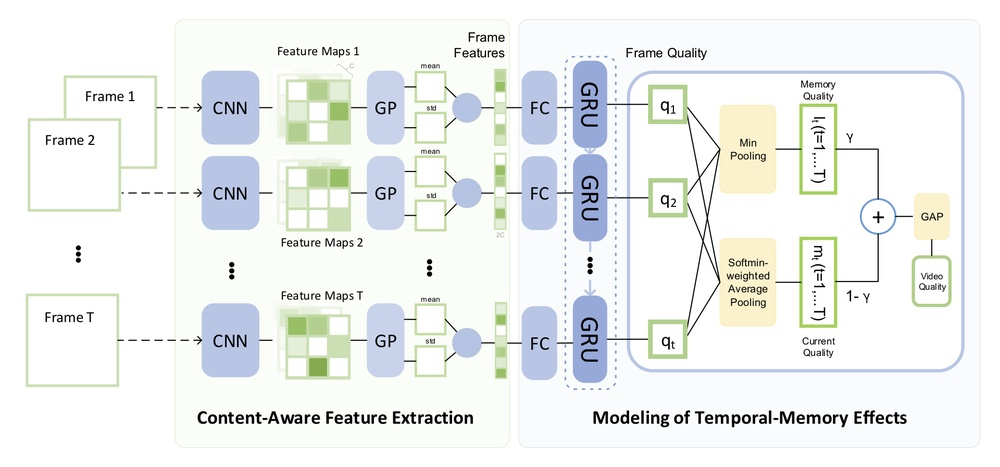
%> input picture src/llve/metrics/VSFA/Framework.jpg, 1000 x 467 px, shrunk from 1920 x 896 before the run
$ octave --eval "result = FADE(imread('../VSFA/Framework.jpg'));"   (GNU Octave 9; MATLAB toolbox functions it lacks are replaced by stand-ins)
%> lines starting %> are read from the running program, lines starting %| are printed output that depends on the picture
### src/llve/metrics/PCQI/CE.m
function [CE_gray, CE_by, CE_rg] = CE(I)

% Input
    % I: input image
% Output
    % Perceived Contrast Energy for gray, blue-yellow, red-green color channels

% parameters
    % In this code, I followed Groen's experiment [28]: fixed sigma, weight, t1, t2,and t3
    % sigma: 0.16 degree =~ 3.25pixel, filter windows =~ 20 x 20 = (-3.25*3:1:3.25*3)
    % semisaturation: 0.1
    % t1, t2, t3 follows the EmpiricalNoiseThreshold used in [28]


    % Basic parameters
    sigma               = 3.25;
    semisaturation      = 0.1;
    t1                  = 9.225496406318721e-004 *255; %0.2353; %
    t2                  = 8.969246659629488e-004 *255; %0.2287; %
    t3                  = 2.069284034165411e-004 *255; %0.0528; %
    border_s            = 20;

    % Gaussian & LoG & Retification, Normalization(?)
    break_off_sigma     = 3;
    filtersize          = break_off_sigma*sigma;
    x                   = -filtersize:1:filtersize;
    Gauss               = 1/(sqrt(2 * pi) * sigma)* exp((x.^2)/(-2 * sigma * sigma) );
    Gauss               = Gauss./(sum(Gauss));
    Gx                  = (x.^2/sigma^4-1/sigma^2).*Gauss;  %LoG
    Gx                  = Gx-sum(Gx)/size(x,2);
    Gx                  = Gx/sum(0.5*x.*x.*Gx);

    % Color conversion
    I                 = double(I);
    R                   = I(:,:,1);
    G                   = I(:,:,2);
    B                   = I(:,:,3);
    gray                = 0.299*R + 0.587*G + 0.114*B;
    by                  = 0.5*R + 0.5*G - B  ;
    rg                  = R - G;
    [row col dim]       = size(I);
    CE_gray             = double(zeros(row, col));
    CE_by               = double(zeros(row, col));
    CE_rg               = double(zeros(row, col));

    % CE_Gray
    gray_temp1          = border_in(gray,border_s);
    Cx_gray             = conv2(gray_temp1, Gx, 'same');
    Cy_gray             = conv2(gray_temp1, Gx','same');
    C_gray_temp2        = sqrt(Cx_gray.^2+Cy_gray.^2);
    C_gray              = border_out(C_gray_temp2,border_s);
    R_gray              = (C_gray.*max(C_gray(:)))./(C_gray+(max(C_gray(:))*semisaturation));
    R_gray_temp1        = R_gray - t1;
    index1              = find(R_gray_temp1 > 0.0000001);
    CE_gray(index1)     = R_gray_temp1(index1);

    % CE_by
    by_temp1            = border_in(by,border_s);
    Cx_by               = conv2(by_temp1, Gx, 'same');
    Cy_by               = conv2(by_temp1, Gx','same');
    C_by_temp2          = sqrt(Cx_by.^2+Cy_by.^2);
    C_by                = border_out(C_by_temp2,border_s);
    R_by                = (C_by.*max(C_by(:)))./(C_by+(max(C_by(:))*semisaturation));
    R_by_temp1          = R_by - t2;
    index2              = find(R_by_temp1 > 0.0000001);
    CE_by(index2)       = R_by_temp1(index2);

    % CE_rg
    rg_temp1            = border_in(rg,border_s);
    Cx_rg               = conv2(rg_temp1, Gx, 'same');
    Cy_rg               = conv2(rg_temp1, Gx','same');
    C_rg_temp2          = sqrt(Cx_rg.^2+Cy_rg.^2);
    C_rg                = border_out(C_rg_temp2,border_s);
    R_rg                = (C_rg.*max(C_rg(:)))./(C_rg+(max(C_rg(:))*semisaturation));
    R_rg_temp1          = R_rg - t3;
    index3              = find(R_rg_temp1 > 0.0000001);
    CE_rg(index3)       = R_rg_temp1(index3);

### src/llve/metrics/PCQI/FADE.m
function [D, D_map] = FADE(I)
    % Input: a test image, I
    % Output: perceptual fog density D and fog density map D_map
    % Detail explanation:
    % L. K. Choi, J. You, and A. C. Bovik, "Referenceless Prediction of Perceptual Fog Density and Perceptual Image Defogging",
    % IEEE Transactions on Image Processing, to appear (2015).

    %% Basic setup
            ps                      = 8;                                            % patch size 8 x 8 pixels
        % Size of a test image for checking possilbe distinct patches
            [row, col, dim]           = size(I);
%> row = 467; col = 1000; dim = 3
            patch_row_num           = floor(row/ps);
%> patch_row_num = 58
            patch_col_num           = floor(col/ps);
%> patch_col_num = 125
            I                       = I(1:patch_row_num*ps,1:patch_col_num*ps,1:3);
            [row, col, dim]           = size(I);
%> row = 464
            patch_row_num           = floor(row/ps);
            patch_col_num           = floor(col/ps);
            I                       = I(1:patch_row_num*ps,1:patch_col_num*ps,1:3);
        % RGB and gray channel
            R                       = double(I(:,:,1));                             % Red
            G                       = double(I(:,:,2));                             % Green
            B                       = double(I(:,:,3));                             % Blue
            Ig                      = double(rgb2gray(I));                          % Gray
        % Dark channel prior image: Id, pixel-wise, scaled to [0 1]
            Irn                     = R./255;
            Ign                     = G./255;
            Ibn                     = B./255;
            Id                      = min(min(Irn,Ign),Ibn);
        % HSV color space: saturation image: Is
            I_hsv                   = rgb2hsv(I);
%> I_hsv: size 464x1000x3 double; mean H, S, V 0.258, 0.0452, 0.957
            Is                      = I_hsv(:,:,2);
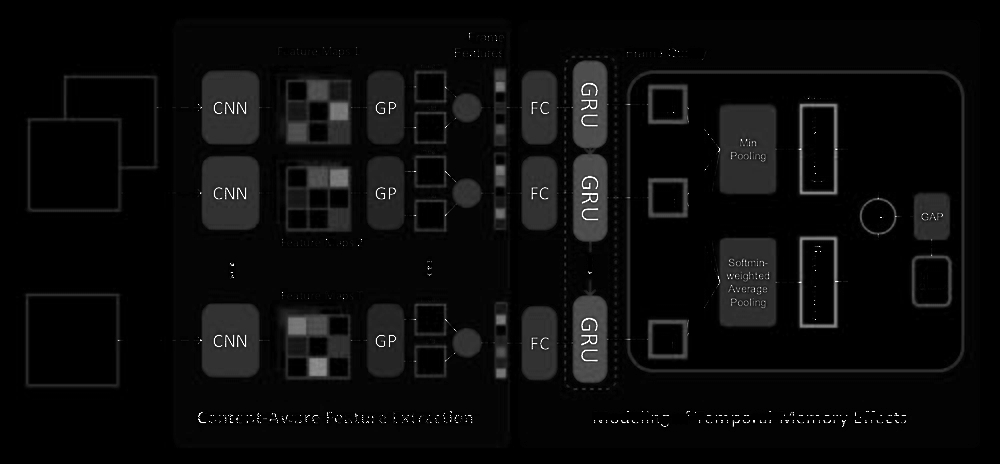
%> Is: size 464x1000 double; min 0, max 1, mean 0.0452
        % MSCN
            MSCN_window             = fspecial('gaussian',7,7/6);
            MSCN_window             = MSCN_window/sum(sum(MSCN_window));
            warning('off');
            mu                      = imfilter(Ig,MSCN_window,'replicate');
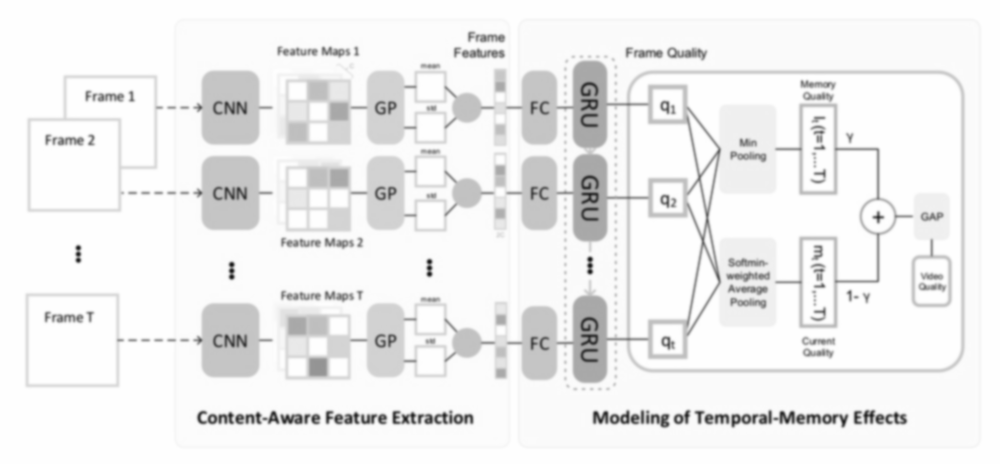
%> mu: size 464x1000 double; min 27.08, max 255, mean 239.7
            mu_sq                   = mu.*mu;
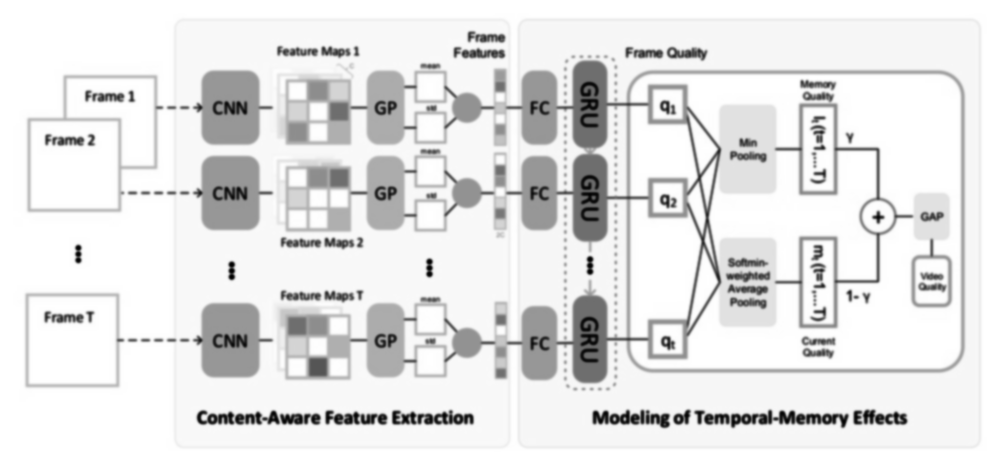
%> mu_sq: size 464x1000 double; min 733.4, max 65025, mean 58299; drawn with min black and max white
            sigma                   = sqrt(abs(imfilter(Ig.*Ig,MSCN_window,'replicate') - mu_sq));
            MSCN                    = (Ig-mu)./(sigma+1);
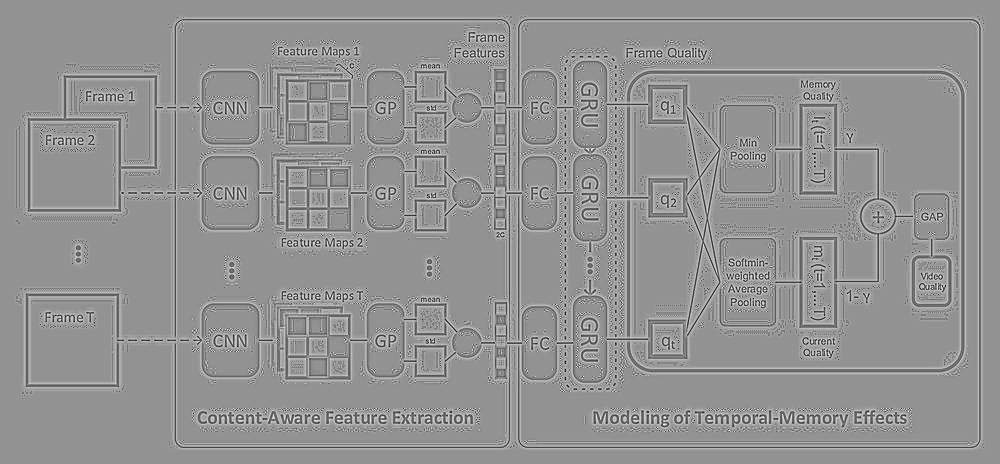
%> MSCN: size 464x1000 double; min -2.23, max 1.66, mean 0.0176; drawn with min black and max white
            cv                      = sigma./mu;
        % rg and by channel
            rg                      = R-G;
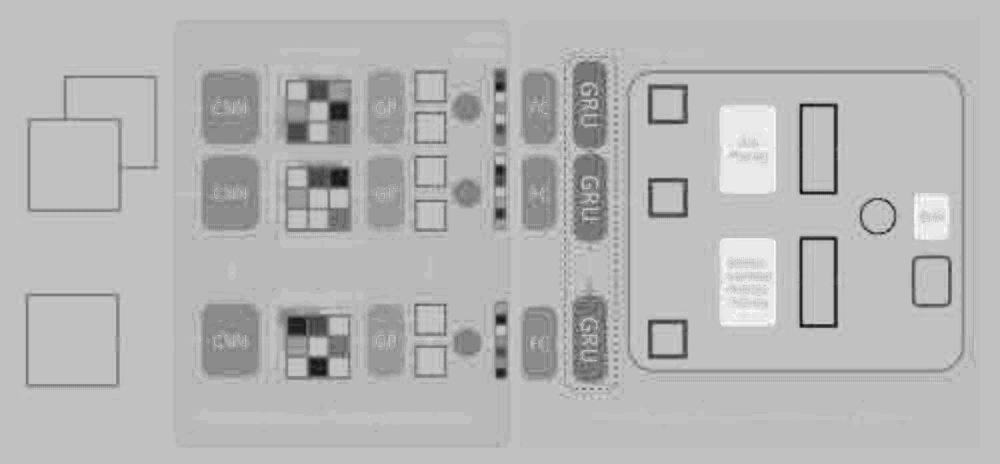
%> rg: size 464x1000 double; min -47, max 15, mean -2.64; drawn with min black and max white
            by                      = 0.5*(R+G)-B;
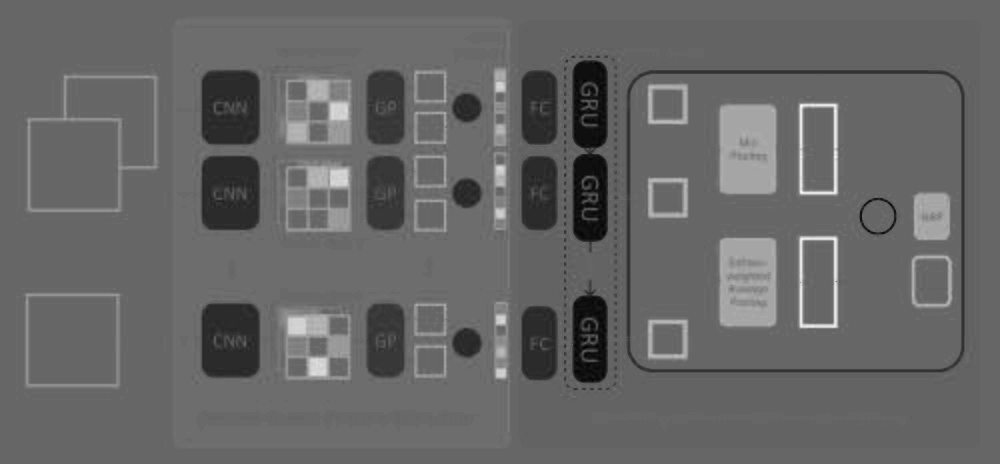
%> by: size 464x1000 double; min -67, max 99, mean -0.2; drawn with min black and max white

    %% Fog aware statistical feature extraction
        % f1
            MSCN_var                = reshape(var(im2col(MSCN, [ps ps], 'distinct'), "omitnan"),[row col]/ps);
        % f2,f3
            MSCN_V_pair_col         = im2col((MSCN.*circshift(MSCN,[1 0])),[ps ps], 'distinct'); %vertical
            MSCN_V_pair_col_temp1   = MSCN_V_pair_col; MSCN_V_pair_col_temp1(MSCN_V_pair_col_temp1>0)=NaN;
            MSCN_V_pair_col_temp2   = MSCN_V_pair_col; MSCN_V_pair_col_temp2(MSCN_V_pair_col_temp2<0)=NaN;
            MSCN_V_pair_L_var       = reshape(var(MSCN_V_pair_col_temp1, "omitnan"),[row col]/ps);
            MSCN_V_pair_R_var       = reshape(var(MSCN_V_pair_col_temp2, "omitnan"),[row col]/ps);
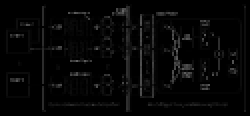
%> MSCN_V_pair_R_var: size 58x125 double (shown 2 times larger); min 0, max 0.396, mean 0.0263
        % f4
            Mean_sigma              = reshape(mean(im2col(sigma, [ps ps], 'distinct')),[row col]/ps);
        % f5
            Mean_cv                 = reshape(mean(im2col(cv, [ps ps], 'distinct')),[row col]/ps);
        % f6, f7, f8
            [CE_gray CE_by CE_rg]   = CE(I);
%> the run ends on the next line
            Mean_CE_gray            = reshape(mean(im2col(CE_gray, [ps ps], 'distinct')),[row col]/ps);
            Mean_CE_by              = reshape(mean(im2col(CE_by, [ps ps], 'distinct')),[row col]/ps);
            Mean_CE_rg              = reshape(mean(im2col(CE_rg, [ps ps], 'distinct')),[row col]/ps);
        % f9
            IE_temp                 = num2cell(im2col(uint8(Ig), [ps ps], 'distinct'),1);
            IE                      = reshape(cellfun(@entropy,IE_temp),[row col]/ps);
        % f10
            Mean_Id                 = reshape(mean(im2col(Id, [ps ps], 'distinct')),[row col]/ps);
        % f11
            Mean_Is                 = reshape(mean(im2col(Is, [ps ps], 'distinct')),[row col]/ps);
        % f12
            CF                      = reshape(sqrt(std(im2col(rg, [ps ps], 'distinct')).^2 + std(im2col(by, [ps ps], 'distinct')).^2) + 0.3* sqrt(mean(im2col(rg, [ps ps], 'distinct')).^2 + mean(im2col(by, [ps ps], 'distinct')).^2),[row col]/ps);
        feat                        = [MSCN_var(:) MSCN_V_pair_R_var(:) MSCN_V_pair_L_var(:) Mean_sigma(:) Mean_cv(:) Mean_CE_gray(:) Mean_CE_by(:) Mean_CE_rg(:) IE(:) Mean_Id(:) Mean_Is(:) CF(:)];
        feat                        = log(1 + feat);

    %% MVG model distance
        %Df (foggy level distance) for each patch
        % load natural fogfree image features (mu, cov)
            load('natural_fogfree_image_features_ps8.mat');
        % test param for each patch
            mu_fog_param_patch      = feat;
            cov_fog_param_patch     = var(feat', "omitnan")';
        % Distance calculation - includes intermediate steps
            feature_size            = size(feat,2);
            mu_matrix               = repmat(mu_fogfreeparam, [size(feat,1),1]) - mu_fog_param_patch;
            cov_temp1               = [];
            cov_temp1(cumsum(feature_size.*ones(1,length(cov_fog_param_patch))))=1;
            cov_temp2               = cov_fog_param_patch(cumsum(cov_temp1)-cov_temp1+1,:);
            cov_temp3               = repmat(cov_temp2, [1,feature_size]);
            cov_temp4               = repmat(cov_fogfreeparam,[length(cov_fog_param_patch),1]);
            cov_matrix              = (cov_temp3 + cov_temp4)/2;
        % cell computation
            mu_cell                 = num2cell(mu_matrix,2);
            cov_cell                = mat2cell(cov_matrix, feature_size*ones(1, size(mu_matrix,1)),feature_size);
            mu_transpose_cell       = num2cell(mu_matrix',1);
        % foggy level computation
            distance_patch          = sqrt(cell2mat(cellfun(@mtimes,cellfun(@mrdivide,mu_cell,cov_cell, 'UniformOutput',0),mu_transpose_cell', 'UniformOutput',0)));
            Df                      = mean(distance_patch, 'omitnan');   % Mean_distance_patch
            Df_map                  = reshape(distance_patch,[row,col]/ps);
            clear mu_matrix cov_matrix mu_cell cov_cell mu_transpose_cell distance_patch

        %Dff
        % load natural foggy image features (mu, cov)
            load('natural_foggy_image_features_ps8.mat');
        % calculation of distance - includes intermediate steps
            mu_matrix               = repmat(mu_foggyparam,  [size(feat,1),1]) - mu_fog_param_patch;
            cov_temp5               = repmat(cov_foggyparam,[length(cov_fog_param_patch),1]);
            cov_matrix              = (cov_temp3 + cov_temp5)/2;
        % cell computation
            mu_cell                 = num2cell(mu_matrix,2);
            cov_cell                = mat2cell(cov_matrix, feature_size*ones(1, size(mu_matrix,1)),feature_size);
            mu_transpose_cell       = num2cell(mu_matrix',1);
        % fog-free level computation
            distance_patch          = sqrt(cell2mat(cellfun(@mtimes,cellfun(@mrdivide,mu_cell,cov_cell, 'UniformOutput',0),mu_transpose_cell', 'UniformOutput',0)));
            Dff                     = mean(distance_patch, 'omitnan');   % Mean_distance_patch
            Dff_map                 = reshape(distance_patch,[row,col]/ps);
            clear mu_matrix cov_matrix mu_cell cov_cell mu_transpose_cell
    %% Perceptual fog density and density map
        D                           = Df/(Dff+1);
        D_map                       = Df_map./(Dff_map+1);
end
